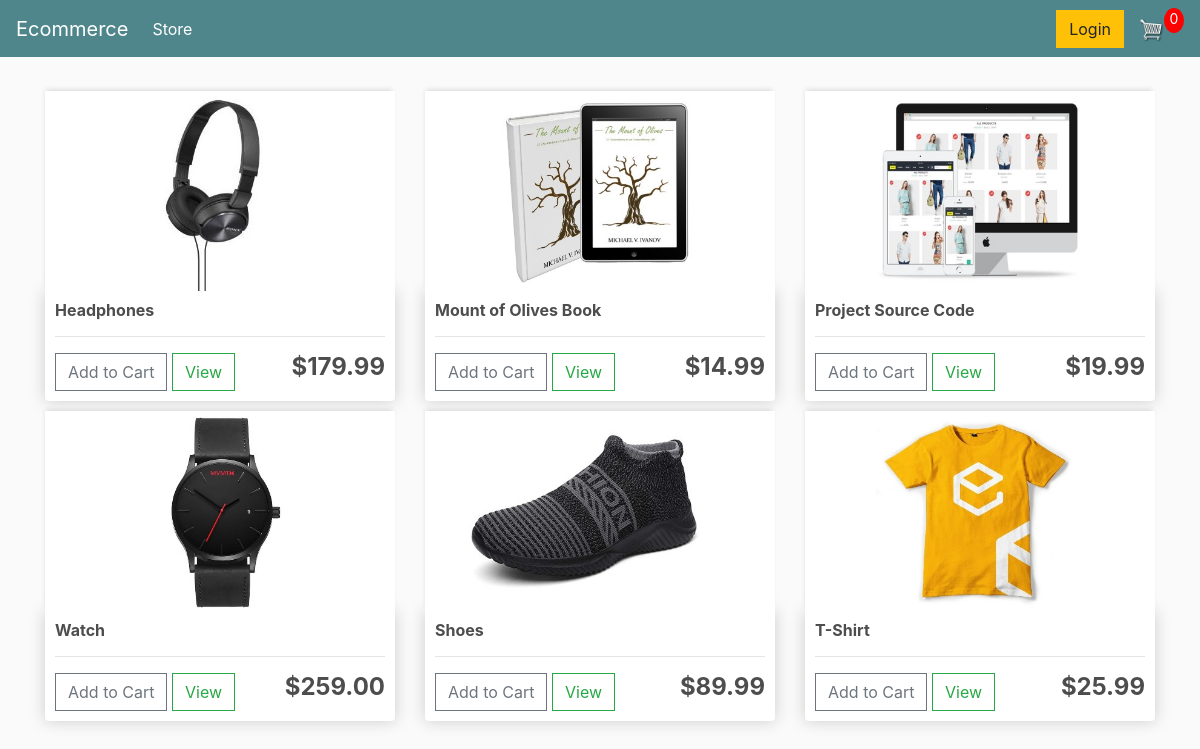
/store/, run on the app's committed database.
### store/models.py (models this page shows, shortened)
class Product(models.Model):
    name = models.CharField(max_length=50)
    price = models.FloatField()
    digital = models.BooleanField(default=False, null=True, blank=True)
    image = models.ImageField(null= True, blank= True)
    @property
    def image_url(self):
        try:
            url = self.image.url
        except:
            url = ""
        return url

### store/views.py (the view)
# urls.py: path('store/', include('store.urls', namespace='store')),
def store(request):
    products = Product.objects.all()
    context = {'products': products}
    return render(request, 'store/store.html', context)

### store/templates/store/store.html
{% extends 'store/main.html' %}
{% load static %}
{% block content %}
    <div class="row mb-5">
        {% for product in products %}
        <div class="col-lg-4">
            <img class="thumbnail" src="{{product.image_url}}" alt="">
            <div class="box-element product">
                <h6><strong>{{product.name}}</strong></h6>
                <hr>
                <button data-product="{{product.id}}" data-action="add" class="btn btn-outline-secondary add-btn update-cart">Add to Cart</button>
                <a href="#" class="btn btn-outline-success">View</a>
                <h4 style="display: inline-block; float: right"><strong>${{product.price|floatformat:2}}</strong></h4>
            </div>
        </div>
        {% endfor %}
    </div>
{% endblock content %}

### static/css/main.css (style rules this page uses)
body { background-color: hsl(0, 0%, 98%); }
h1,h2,h3,h4,h5,h6 { color:hsl(0, 0%, 30%); }
.box-element { box-shadow:hsl(0, 0%, 80%) 0 0 16px; background-color: #fff; border-radius: 4px; padding: 10px; }
.thumbnail { width: 100%; height: 200px; -webkit-box-shadow: -1px -3px 5px -2px rgba(214,214,214,1); -moz-box-shadow: -1px -3px 5px -2px rgba(214,214,214,1); box-shadow: -1px -3px 5px -2px rgba(214,214,214,1); }
.product { border-radius: 0 0 4px 4px; }
.col-lg-4, .col-lg-6, .col-lg-8, .col-lg-12 { margin-top: 10px; }
.btn { border-radius: 0; }

### data on the page
Product: image_url (picture), name "Headphones", price "179.99"
Product: image_url (picture), name "Mount of Olives Book", price "14.99"
Product: image_url (picture), name "Project Source Code", price "19.99"
Product: image_url (picture), name "Watch", price "259.00"
Product: image_url (picture), name "Shoes", price "89.99"
Product: image_url (picture), name "T-Shirt", price "25.99"
